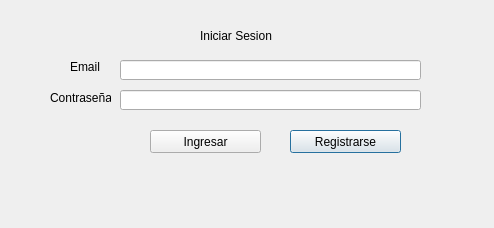
<?xml version="1.0" encoding="UTF-8"?>
<ui version="4.0">
 <class>Dialog</class>
 <widget class="QDialog" name="Dialog">
  <property name="geometry">
   <rect>
    <x>0</x>
    <y>0</y>
    <width>494</width>
    <height>228</height>
   </rect>
  </property>
  <property name="windowTitle">
   <string>Dialog</string>
  </property>
  <widget class="QLabel" name="label">
   <property name="geometry">
    <rect>
     <x>70</x>
     <y>60</y>
     <width>47</width>
     <height>13</height>
    </rect>
   </property>
   <property name="text">
    <string>Email</string>
   </property>
  </widget>
  <widget class="QLabel" name="label_2">
   <property name="geometry">
    <rect>
     <x>50</x>
     <y>90</y>
     <width>61</width>
     <height>16</height>
    </rect>
   </property>
   <property name="text">
    <string>Contraseña</string>
   </property>
  </widget>
  <widget class="QLabel" name="label_3">
   <property name="geometry">
    <rect>
     <x>200</x>
     <y>20</y>
     <width>171</width>
     <height>31</height>
    </rect>
   </property>
   <property name="styleSheet">
    <string notr="true">font: 87 14pt &quot;Arial Black&quot;;</string>
   </property>
   <property name="text">
    <string>Iniciar Sesion</string>
   </property>
  </widget>
  <widget class="QLineEdit" name="lineEdit">
   <property name="geometry">
    <rect>
     <x>120</x>
     <y>60</y>
     <width>301</width>
     <height>20</height>
    </rect>
   </property>
  </widget>
  <widget class="QLineEdit" name="lineEdit_2">
   <property name="geometry">
    <rect>
     <x>120</x>
     <y>90</y>
     <width>301</width>
     <height>20</height>
    </rect>
   </property>
  </widget>
  <widget class="QPushButton" name="pushButton">
   <property name="geometry">
    <rect>
     <x>290</x>
     <y>130</y>
     <width>111</width>
     <height>23</height>
    </rect>
   </property>
   <property name="text">
    <string>Registrarse</string>
   </property>
  </widget>
  <widget class="QPushButton" name="pushButton_2">
   <property name="geometry">
    <rect>
     <x>150</x>
     <y>130</y>
     <width>111</width>
     <height>23</height>
    </rect>
   </property>
   <property name="text">
    <string>Ingresar</string>
   </property>
  </widget>
 </widget>
 <resources/>
 <connections/>
</ui>
